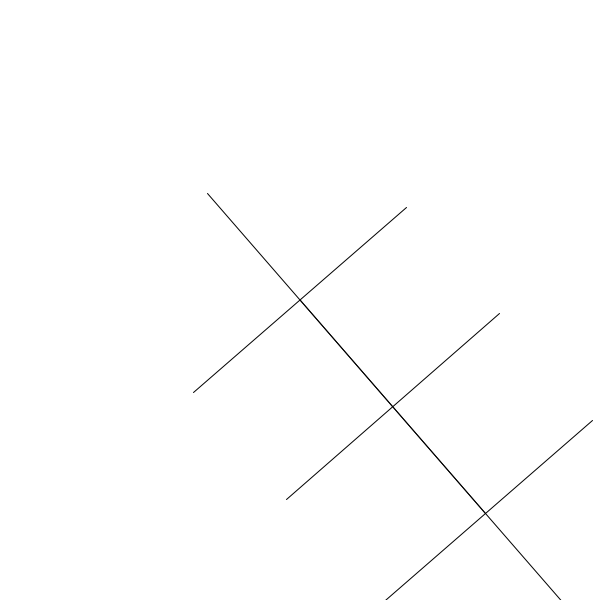
Frame 1 (no input)
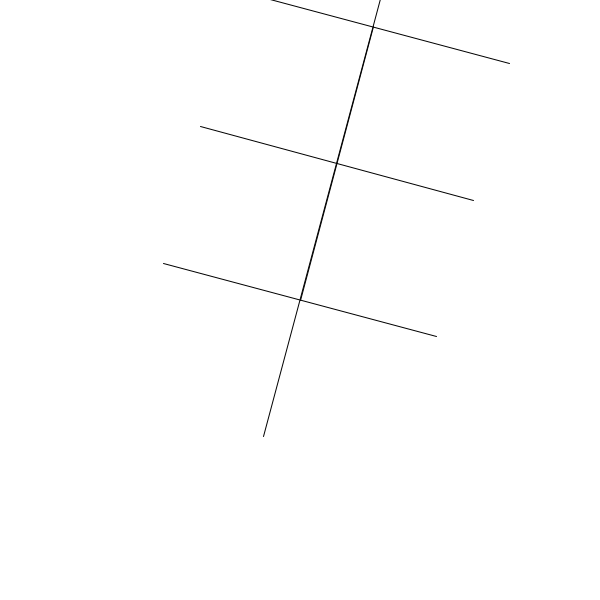
Frame 60 (the mouse pressed at the canvas centre just before this capture)
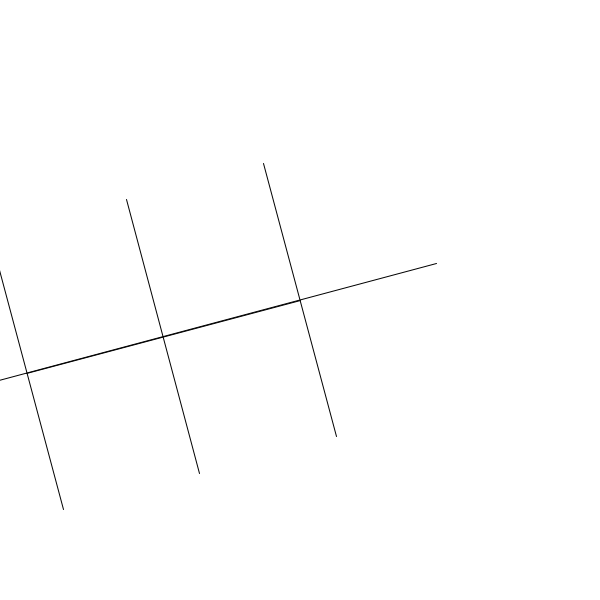
Frame 120 (the mouse held since frame 60 and released just before this capture)

The Processing sketch that drew these frames (run headless with seeded random() and noise(); from frame 60 on, the mouse is pressed at the canvas centre):

// Processing sketch: linesRotatingMultiple
// ── linesRotatingMultiple.pde
/*
 * Lines Rotating Multiple
 *
 * CC Fall 2013
 * by Ryan Raffa
 * 09/17/13
 */

int xOne, yOne;
int xTwo, yTwo;
int xThree, yThree;
int xFour, yFour;

float deg;

void setup() {
 
 size(600,600);
 background(255);
 
 xOne = -100;
 yOne = -100;

 xTwo = -100;
 yTwo = 100;

 xThree = 100;
 yThree = -100;

 xFour = 100;
 yFour = 100;
 
 deg = 0.0;
 
}

void draw() {
 //comment out the background to see what happens
 background(255);

 translate(width/2,height/2);

 deg+=4;
 float rad = radians(deg);
 rotate(rad);

 //Center 
 line(xOne, yOne, xFour, yFour);
 line(xTwo, yTwo, xThree, yThree);

 //next two lines
 translate(100,100);
 line(xOne, yOne, xFour, yFour);
 line(xTwo, yTwo, xThree, yThree);

 //next two lines
 translate(100,100); 
 line(xOne, yOne, xFour, yFour);
 line(xTwo, yTwo, xThree, yThree);
  
}
